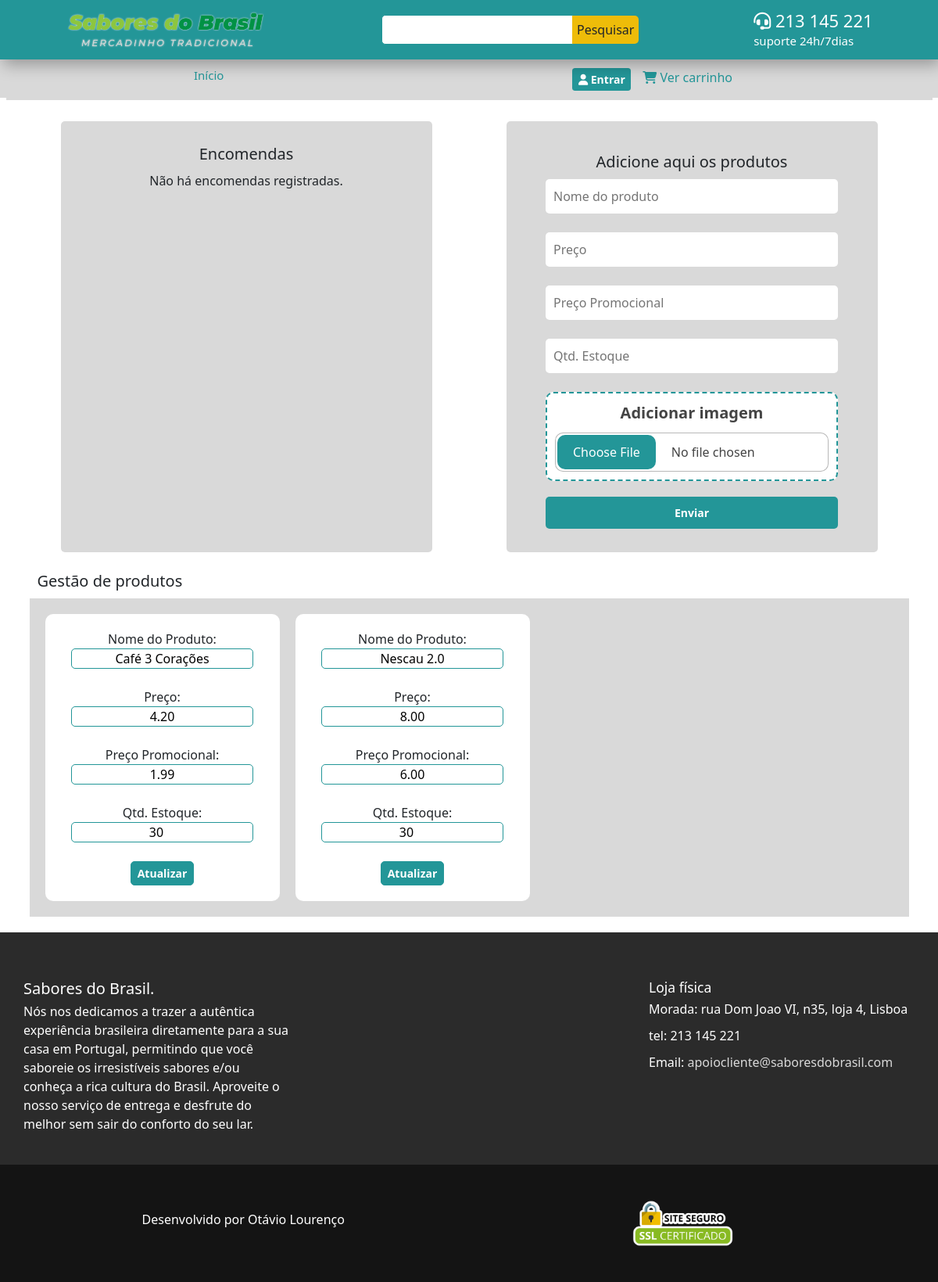
/pages/admPage.php, run on an earlier commit of the app's database.
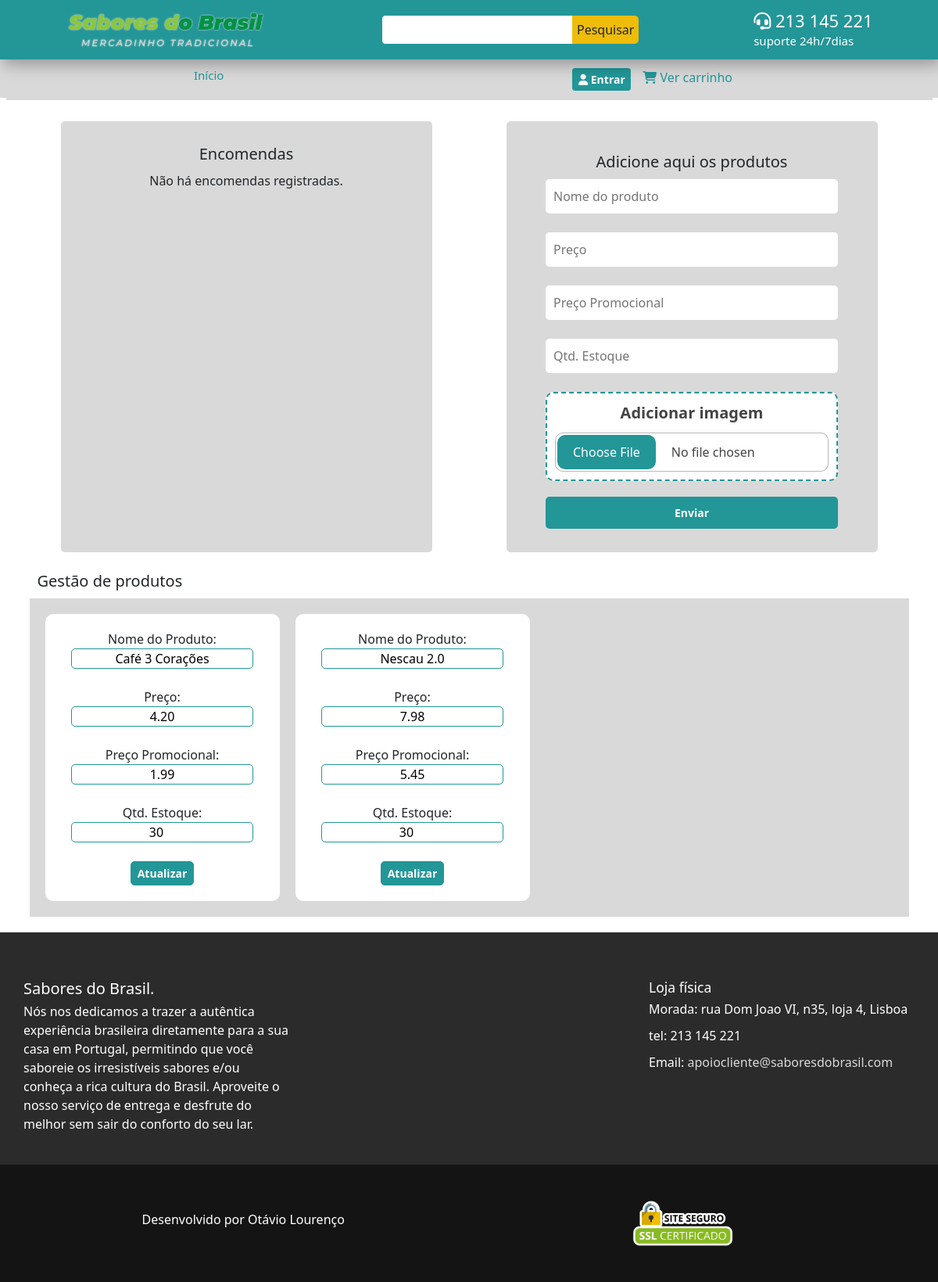
And on a later commit of the database.
### tables this page shows
CREATE TABLE `Produtos` (
  `IDproduto` int(11) NOT NULL,
  `NomeProduto` varchar(255) NOT NULL,
  `Preco` decimal(5,2) DEFAULT NULL,
  `PrecoPromo` decimal(5,2) DEFAULT NULL,
  `QtEstoque` int(11) NOT NULL,
  `FotoProduto` text NOT NULL
);

### pages/admPage.php (the view, shortened to what the changed rows need)
<!doctype html>
<html lang="pt">
<head>
    <link href="https://cdn.jsdelivr.net/npm/bootstrap@5.3.0-alpha3/dist/css/bootstrap.min.css" rel="stylesheet">
    <link rel="stylesheet" href="../css/style.css">
</head>
<body>
    <div class="container">
        <div class="row mt-5 d-flex justify-content-around">
            <div class="col-md-5 d-flex flex-column rounded-3 mb-4 p-5" style="background-color: var(--grey-color)">
                <h2 class="mb-3 text-center">Encomendas</h2>
            </div>
            <div class="col-md-5 d-flex flex-column justify-content-center align-items-center rounded-3 mb-4 p-5" style="background-color: var(--grey-color)">
                <h2 class="m-3 text-center">Adicione aqui os produtos</h2>
            </div>
        </div>
    </div>
    <div class="container">
        <div class="row">
            <div class="col-md">
                <h2 class="m-3">Gestão de produtos</h2>
                <div class="container-produtos ">
                    <?php
                    require('../connect_db.php');
                    $sql = "SELECT * FROM Produtos";
                    $result = $conn->query($sql);
                    if ($result->num_rows > 0) {
                        while ($row = $result->fetch_assoc()) {
                            echo '<form action="../assets/functions.php" method="post" class="form-Gest-Pdt">';
                            echo 'Nome do Produto: <input type="text" name="NomeProduto" value="' . $row['NomeProduto'] . '"><br>';
                            echo 'Preço: <input type="text" name="Preco" value="' . $row['Preco'] . '"><br>';
                            echo 'Preço Promocional: <input type="text" name="PrecoPromo" value="' . $row['PrecoPromo'] . '"><br>';
                            echo 'Qtd. Estoque: <input type="number" name="QtEstoque" value="' . $row['QtEstoque'] . '"><br>';
                            echo '<input class="btn btn-primary-new" type="submit" value="Atualizar">';
                            echo '</form>';
                        }
                    }
                    ?>
                </div>
            </div>
        </div>
    </div>
    <div class="container-fluid pt-5 text-white" style="background-color: var(--soft-black);">
        <div class="row d-flex justify-content-between">
            <div class="col-sm-4 p-5">
                <h2>Sabores do Brasil.</h2>
            </div>
        </div>
    </div>
</body>
</html>

What changed in the data, as far as the page shows it:
changed produtos "Nescau 2.0": Preco "8.00" → "7.98"; PrecoPromo "6.00" → "5.45"
